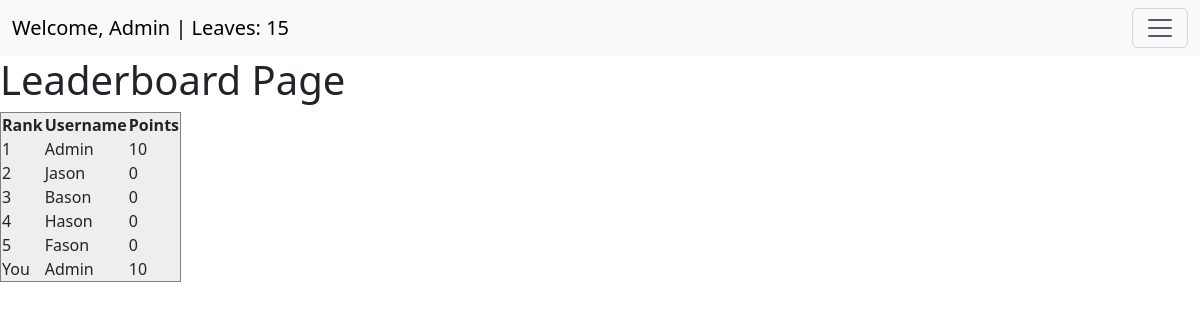
/leaderboard (signed in), run on the app's committed database.
### user_management/models.py (models this page shows, shortened)
class CustomUser(AbstractUser):
    email = models.EmailField(null=True, blank=True) # Allows no email, potentially remove in sprint 2
    friends = models.ManyToManyField("self", symmetrical=True, blank=True)
    owned_plants = models.ManyToManyField("garden.Plant", related_name="owners")
    objects = CustomUserManager()

class UserStats(models.Model):
    user = models.OneToOneField(CustomUser, on_delete=models.CASCADE, related_name="stats")
    leaves = models.IntegerField(default=0)
    points = models.IntegerField(default=0)
    class Meta:
        verbose_name = "User Stats"
        verbose_name_plural = "User Stats"

### main/views.py (the view)
# urls.py: path("leaderboard", views.leaderboard, name="leaderboard"),
@login_required(login_url="/auth/login")
def leaderboard(request):
    context = get_leaderboard(request).content
    context = json.loads(context)
    context['points'] = UserStats.objects.get(user_id=request.user.id).points
    return render(request, "leaderboard.html", context)

### main/views.py (called while the page is built)
@api_view(['GET'])
def get_leaderboard(request):
    leaders = UserStats.objects.raw("SELECT id, user_id, points FROM user_management_userstats ORDER BY points DESC LIMIT 10")
    data = {'leaderboard': []}
    for person in leaders:
        id = person.user_id
        username = CustomUser.objects.get(pk=id).get_username()
        points = person.points
        data['leaderboard'].append({'username': username, 'points': points})
    return JsonResponse(data)

### main/templates/leaderboard.html (shortened to what this page needs)
{% extends 'base.html' %}
{% load auth_extras %}
{% block content %}
<h1>Leaderboard Page</h1>
<table style="background-color:#eee" border="1px solid black">
    <tr>
        <th>Rank</th>
        <th>Username</th>
        <th>Points</th>
    </tr>
    {% for item in leaderboard %}
    <tr>
        <td>{{forloop.counter}}</td>
        <td>{{item.username}}</td>
        <td>{{item.points}}</td>
    </tr>
    {% endfor %}
    {% if user.is_authenticated %}
    <tr>
        <td>You</td>
        <td>{{user.username}}</td>
        <td>{{points}}</td>
    </tr>
    {% endif %}
  </table>
{% endblock %}

### main/templates/base.html (shortened to what this page needs)
<html lang="en">
<head>
    <link href="https://cdn.jsdelivr.net/npm/bootstrap@5.3.3/dist/css/bootstrap.min.css" rel="stylesheet">
</head>
<body>
<nav class="navbar navbar-light bg-light">
    <div class="container-fluid">
        <a class="navbar-brand me-auto" href="#">
            {% if user.is_authenticated %}
                Welcome, {{ user.username }} | Leaves: {{ user.stats.leaves }}
            {% else %}
                Guest
            {% endif %}
        </a>
        <button class="navbar-toggler" type="button" data-bs-toggle="collapse" data-bs-target="#navbarSupportedContent"
            aria-controls="navbarSupportedContent" aria-expanded="false" aria-label="Toggle navigation">
            <span class="navbar-toggler-icon"></span>
        </button>
    </div>
</nav>
{% block content %}
{% endblock %}
</body>
</html>

### data on the page
CustomUser: username "Admin", stats.leaves "15", points "10"
CustomUser: username "Jason", points "0"
CustomUser: username "Bason", points "0"
CustomUser: username "Hason", points "0"
CustomUser: username "Fason", points "0"

### other printed values
{{ points }} "10"
